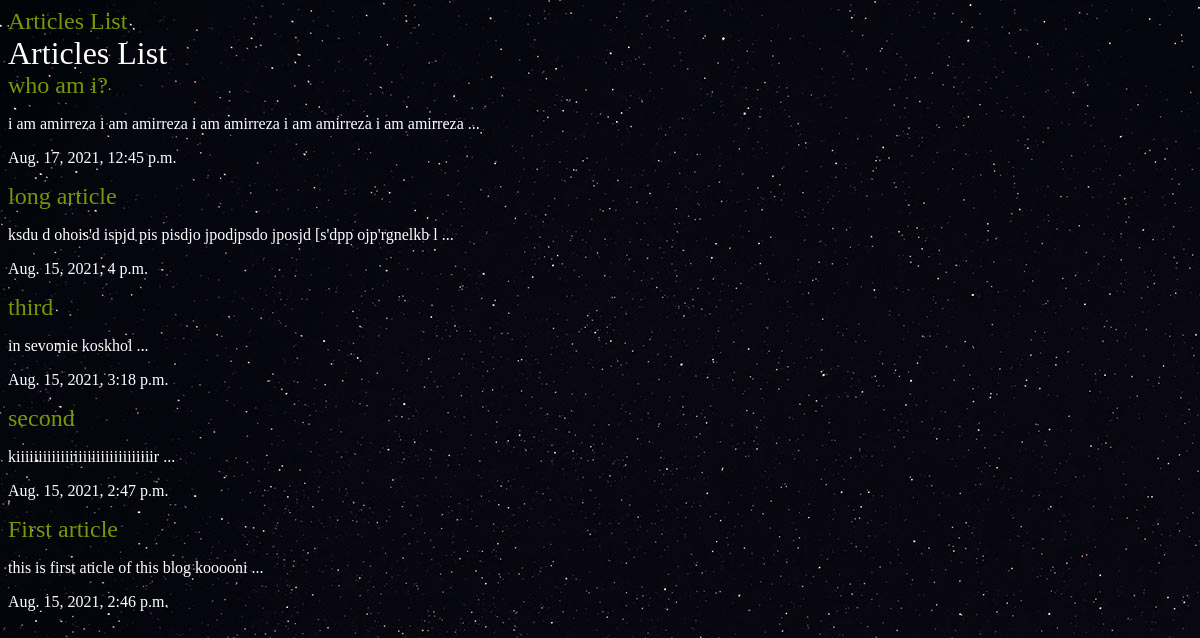
The app's page /article/ with its own data.
### articles/models.py (models this page shows, shortened)
class Article(models.Model):
    title = models.CharField(max_length=100)
    slug = models.SlugField(max_length=100)
    body = models.TextField()
    date = models.DateTimeField(auto_now_add=True)
    image = models.ImageField(default='default.jpg', blank=True)
    def short_view(self):
        return f"{self.body[:70]} ..."

### articles/views.py (the view)
# urls.py: path('', views.articles_list, name="list"),
def articles_list(request):
    articles = models.Article.objects.all().order_by('-date')
    args = {'articles': articles}
    return render(request, 'articlesList.html', args)

### templates/articlesList.html (shortened to what this page needs)
{% extends 'base.html' %}
{% block content %}
    <div class="container">
        <h1>Articles List</h1>
        {% for article in articles %}
            <h2>
                <a href="{% url 'articles:detail' slug=article.slug %}">{{ article.title }}</a>
            </h2>
            <p>
                {{ article.short_view }}
            </p>
            <p>
                {{ article.date }}
            </p>
        {% endfor %}
    </div>
{% endblock %}

### templates/base.html (shortened to what this page needs)
{% load static %}
<!DOCTYPE html>
<html lang="en">
<head>
    <link rel="stylesheet" href="{% static 'styles.css' %}">
</head>
<body>
<h2>
    <a href="{% url 'articles:list' %}">Articles List</a>
</h2>
<div>
    {% block content %}
    {% endblock %}
</div>
</body>
</html>

### assets/styles.css (style rules this page uses)
body { background-color: #0f121f; background-image: url("stars.jpg"); background-repeat: no-repeat; background-attachment: fixed; color: #fff; }
body * { font-family: "vazir"; }
h1,h2,h3,h4,h5 { font-weight: normal; margin:0; }
a { color: #7c940c; text-decoration: none; }

### records on screen
Article: title "who am i?", short_view "i am amirreza i am amirreza i am amirreza i am amirreza i am amirreza ...", date "Aug. 17, 2021, 12:45 p.m."
Article: title "long article", short_view "ksdu d ohois'd ispjd pis pisdjo jpodjpsdo jposjd [s'dpp ojp'rgnelkb l ...", date "Aug. 15, 2021, 4 p.m."
Article: title "third", short_view "in sevomie koskhol ...", date "Aug. 15, 2021, 3:18 p.m."
Article: title "second", short_view "kiiiiiiiiiiiiiiiiiiiiiiiiiiiiiiir ...", date "Aug. 15, 2021, 2:47 p.m."
Article: title "First article", short_view "this is first aticle of this blog kooooni ...", date "Aug. 15, 2021, 2:46 p.m."
